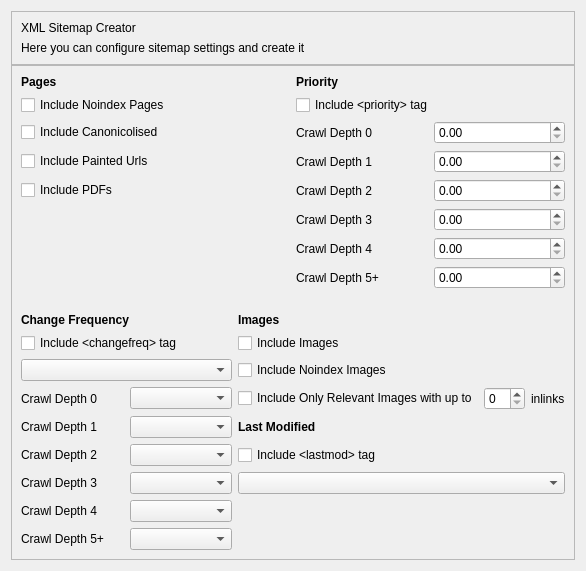
<?xml version="1.0" encoding="UTF-8"?>
<ui version="4.0">
 <class>SitemapCreatorWidget</class>
 <widget class="QWidget" name="SitemapCreatorWidget">
  <property name="geometry">
   <rect>
    <x>0</x>
    <y>0</y>
    <width>586</width>
    <height>554</height>
   </rect>
  </property>
  <property name="windowTitle">
   <string>Form</string>
  </property>
  <layout class="QVBoxLayout" name="verticalLayout_4">
   <property name="spacing">
    <number>0</number>
   </property>
   <item>
    <widget class="QFrame" name="HeaderFrame">
     <property name="frameShape">
      <enum>QFrame::StyledPanel</enum>
     </property>
     <property name="frameShadow">
      <enum>QFrame::Raised</enum>
     </property>
     <layout class="QVBoxLayout" name="verticalLayout_2">
      <property name="leftMargin">
       <number>0</number>
      </property>
      <property name="topMargin">
       <number>0</number>
      </property>
      <property name="rightMargin">
       <number>0</number>
      </property>
      <property name="bottomMargin">
       <number>0</number>
      </property>
      <item>
       <layout class="QVBoxLayout" name="verticalLayout">
        <property name="leftMargin">
         <number>9</number>
        </property>
        <property name="topMargin">
         <number>9</number>
        </property>
        <property name="rightMargin">
         <number>9</number>
        </property>
        <property name="bottomMargin">
         <number>9</number>
        </property>
        <item>
         <widget class="QLabel" name="headerName">
          <property name="text">
           <string>XML Sitemap Creator</string>
          </property>
         </widget>
        </item>
        <item>
         <widget class="QLabel" name="label_3">
          <property name="text">
           <string>Here you can configure sitemap settings and create it</string>
          </property>
         </widget>
        </item>
       </layout>
      </item>
     </layout>
    </widget>
   </item>
   <item>
    <widget class="QFrame" name="ControlsFrame">
     <property name="frameShape">
      <enum>QFrame::StyledPanel</enum>
     </property>
     <property name="frameShadow">
      <enum>QFrame::Raised</enum>
     </property>
     <layout class="QVBoxLayout" name="verticalLayout_3">
      <property name="leftMargin">
       <number>0</number>
      </property>
      <property name="topMargin">
       <number>0</number>
      </property>
      <property name="rightMargin">
       <number>0</number>
      </property>
      <property name="bottomMargin">
       <number>0</number>
      </property>
      <item>
       <layout class="QGridLayout" name="gridLayout">
        <property name="leftMargin">
         <number>9</number>
        </property>
        <property name="topMargin">
         <number>9</number>
        </property>
        <property name="rightMargin">
         <number>9</number>
        </property>
        <property name="bottomMargin">
         <number>9</number>
        </property>
        <item row="0" column="0">
         <widget class="QLabel" name="label">
          <property name="font">
           <font>
            <weight>75</weight>
            <bold>true</bold>
           </font>
          </property>
          <property name="text">
           <string>Pages</string>
          </property>
         </widget>
        </item>
        <item row="0" column="1">
         <widget class="QLabel" name="label_5">
          <property name="font">
           <font>
            <weight>75</weight>
            <bold>true</bold>
           </font>
          </property>
          <property name="text">
           <string>Priority</string>
          </property>
         </widget>
        </item>
        <item row="1" column="0">
         <widget class="QCheckBox" name="checkBox">
          <property name="text">
           <string>Include Noindex Pages</string>
          </property>
         </widget>
        </item>
        <item row="1" column="1">
         <widget class="QCheckBox" name="checkBox_6">
          <property name="text">
           <string>Include &lt;priority&gt; tag</string>
          </property>
         </widget>
        </item>
        <item row="2" column="0">
         <widget class="QCheckBox" name="checkBox_2">
          <property name="text">
           <string>Include Canonicolised</string>
          </property>
         </widget>
        </item>
        <item row="2" column="1">
         <layout class="QHBoxLayout" name="horizontalLayout_7">
          <item>
           <widget class="QLabel" name="label_8">
            <property name="text">
             <string>Crawl Depth 0</string>
            </property>
           </widget>
          </item>
          <item>
           <widget class="QDoubleSpinBox" name="doubleSpinBox"/>
          </item>
         </layout>
        </item>
        <item row="3" column="0">
         <widget class="QCheckBox" name="checkBox_3">
          <property name="text">
           <string>Include Painted Urls</string>
          </property>
         </widget>
        </item>
        <item row="3" column="1">
         <layout class="QHBoxLayout" name="horizontalLayout_6">
          <item>
           <widget class="QLabel" name="label_9">
            <property name="text">
             <string>Crawl Depth 1</string>
            </property>
           </widget>
          </item>
          <item>
           <widget class="QDoubleSpinBox" name="doubleSpinBox_2"/>
          </item>
         </layout>
        </item>
        <item row="4" column="0">
         <widget class="QCheckBox" name="checkBox_4">
          <property name="text">
           <string>Include PDFs</string>
          </property>
         </widget>
        </item>
        <item row="4" column="1">
         <layout class="QHBoxLayout" name="horizontalLayout_5">
          <item>
           <widget class="QLabel" name="label_10">
            <property name="text">
             <string>Crawl Depth 2</string>
            </property>
           </widget>
          </item>
          <item>
           <widget class="QDoubleSpinBox" name="doubleSpinBox_3"/>
          </item>
         </layout>
        </item>
        <item row="5" column="1">
         <layout class="QHBoxLayout" name="horizontalLayout_4">
          <item>
           <widget class="QLabel" name="label_11">
            <property name="text">
             <string>Crawl Depth 3</string>
            </property>
           </widget>
          </item>
          <item>
           <widget class="QDoubleSpinBox" name="doubleSpinBox_4"/>
          </item>
         </layout>
        </item>
        <item row="6" column="1">
         <layout class="QHBoxLayout" name="horizontalLayout_3">
          <item>
           <widget class="QLabel" name="label_12">
            <property name="text">
             <string>Crawl Depth 4</string>
            </property>
           </widget>
          </item>
          <item>
           <widget class="QDoubleSpinBox" name="doubleSpinBox_5"/>
          </item>
         </layout>
        </item>
        <item row="7" column="1">
         <layout class="QHBoxLayout" name="horizontalLayout_2">
          <item>
           <widget class="QLabel" name="label_13">
            <property name="text">
             <string>Crawl Depth 5+</string>
            </property>
           </widget>
          </item>
          <item>
           <widget class="QDoubleSpinBox" name="doubleSpinBox_6"/>
          </item>
         </layout>
        </item>
       </layout>
      </item>
      <item>
       <layout class="QGridLayout" name="gridLayout_2">
        <property name="leftMargin">
         <number>9</number>
        </property>
        <property name="topMargin">
         <number>9</number>
        </property>
        <property name="rightMargin">
         <number>9</number>
        </property>
        <property name="bottomMargin">
         <number>9</number>
        </property>
        <item row="0" column="0">
         <widget class="QLabel" name="label_6">
          <property name="font">
           <font>
            <weight>75</weight>
            <bold>true</bold>
           </font>
          </property>
          <property name="text">
           <string>Change Frequency</string>
          </property>
         </widget>
        </item>
        <item row="0" column="1">
         <widget class="QLabel" name="label_7">
          <property name="font">
           <font>
            <weight>75</weight>
            <bold>true</bold>
           </font>
          </property>
          <property name="text">
           <string>Images</string>
          </property>
         </widget>
        </item>
        <item row="1" column="0">
         <widget class="QCheckBox" name="checkBox_7">
          <property name="text">
           <string>Include &lt;changefreq&gt; tag</string>
          </property>
         </widget>
        </item>
        <item row="1" column="1">
         <widget class="QCheckBox" name="checkBox_8">
          <property name="text">
           <string>Include Images</string>
          </property>
         </widget>
        </item>
        <item row="2" column="0">
         <widget class="QComboBox" name="comboBox_2"/>
        </item>
        <item row="2" column="1">
         <widget class="QCheckBox" name="checkBox_9">
          <property name="text">
           <string>Include Noindex Images</string>
          </property>
         </widget>
        </item>
        <item row="3" column="0">
         <layout class="QHBoxLayout" name="horizontalLayout_13">
          <item>
           <widget class="QLabel" name="label_14">
            <property name="text">
             <string>Crawl Depth 0</string>
            </property>
           </widget>
          </item>
          <item>
           <widget class="QComboBox" name="comboBox_3"/>
          </item>
         </layout>
        </item>
        <item row="3" column="1">
         <layout class="QHBoxLayout" name="horizontalLayout">
          <item>
           <widget class="QCheckBox" name="checkBox_10">
            <property name="text">
             <string>Include Only Relevant Images with up to</string>
            </property>
           </widget>
          </item>
          <item>
           <widget class="QSpinBox" name="spinBox"/>
          </item>
          <item>
           <widget class="QLabel" name="label_20">
            <property name="text">
             <string>inlinks</string>
            </property>
           </widget>
          </item>
         </layout>
        </item>
        <item row="4" column="0">
         <layout class="QHBoxLayout" name="horizontalLayout_12">
          <item>
           <widget class="QLabel" name="label_15">
            <property name="text">
             <string>Crawl Depth 1</string>
            </property>
           </widget>
          </item>
          <item>
           <widget class="QComboBox" name="comboBox_4"/>
          </item>
         </layout>
        </item>
        <item row="4" column="1">
         <widget class="QLabel" name="label_4">
          <property name="font">
           <font>
            <weight>75</weight>
            <bold>true</bold>
           </font>
          </property>
          <property name="text">
           <string>Last Modified</string>
          </property>
         </widget>
        </item>
        <item row="5" column="0">
         <layout class="QHBoxLayout" name="horizontalLayout_11">
          <item>
           <widget class="QLabel" name="label_16">
            <property name="text">
             <string>Crawl Depth 2</string>
            </property>
           </widget>
          </item>
          <item>
           <widget class="QComboBox" name="comboBox_5"/>
          </item>
         </layout>
        </item>
        <item row="5" column="1">
         <widget class="QCheckBox" name="checkBox_5">
          <property name="text">
           <string>Include &lt;lastmod&gt; tag</string>
          </property>
         </widget>
        </item>
        <item row="6" column="0">
         <layout class="QHBoxLayout" name="horizontalLayout_10">
          <item>
           <widget class="QLabel" name="label_17">
            <property name="text">
             <string>Crawl Depth 3</string>
            </property>
           </widget>
          </item>
          <item>
           <widget class="QComboBox" name="comboBox_7"/>
          </item>
         </layout>
        </item>
        <item row="6" column="1">
         <widget class="QComboBox" name="comboBox"/>
        </item>
        <item row="7" column="0">
         <layout class="QHBoxLayout" name="horizontalLayout_9">
          <item>
           <widget class="QLabel" name="label_18">
            <property name="text">
             <string>Crawl Depth 4</string>
            </property>
           </widget>
          </item>
          <item>
           <widget class="QComboBox" name="comboBox_6"/>
          </item>
         </layout>
        </item>
        <item row="8" column="0">
         <layout class="QHBoxLayout" name="horizontalLayout_8">
          <item>
           <widget class="QLabel" name="label_19">
            <property name="text">
             <string>Crawl Depth 5+</string>
            </property>
           </widget>
          </item>
          <item>
           <widget class="QComboBox" name="comboBox_8"/>
          </item>
         </layout>
        </item>
       </layout>
      </item>
     </layout>
    </widget>
   </item>
  </layout>
 </widget>
 <resources/>
 <connections/>
</ui>
